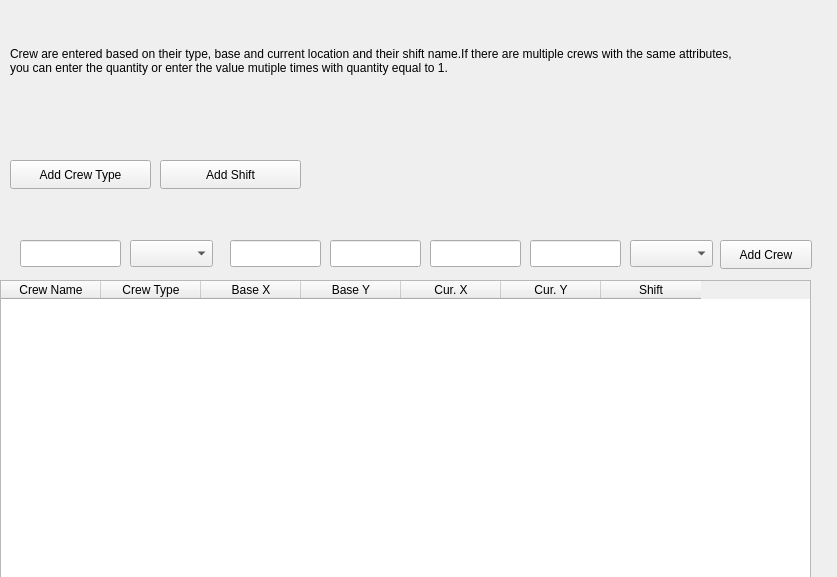
<?xml version="1.0" encoding="UTF-8"?>
<ui version="4.0">
 <class>crew_window</class>
 <widget class="QWidget" name="crew_window">
  <property name="windowModality">
   <enum>Qt::ApplicationModal</enum>
  </property>
  <property name="geometry">
   <rect>
    <x>0</x>
    <y>0</y>
    <width>837</width>
    <height>577</height>
   </rect>
  </property>
  <property name="windowTitle">
   <string>Crew</string>
  </property>
  <widget class="QPushButton" name="Add_crew_button">
   <property name="geometry">
    <rect>
     <x>720</x>
     <y>240</y>
     <width>92</width>
     <height>29</height>
    </rect>
   </property>
   <property name="text">
    <string>Add Crew</string>
   </property>
  </widget>
  <widget class="QWidget" name="horizontalLayoutWidget">
   <property name="geometry">
    <rect>
     <x>0</x>
     <y>280</y>
     <width>811</width>
     <height>301</height>
    </rect>
   </property>
   <layout class="QHBoxLayout" name="horizontalLayout">
    <item>
     <widget class="QTableWidget" name="crew_table">
      <property name="enabled">
       <bool>true</bool>
      </property>
      <column>
       <property name="text">
        <string>Crew Name</string>
       </property>
      </column>
      <column>
       <property name="text">
        <string>Crew Type</string>
       </property>
      </column>
      <column>
       <property name="text">
        <string>Base X</string>
       </property>
      </column>
      <column>
       <property name="text">
        <string>Base Y</string>
       </property>
      </column>
      <column>
       <property name="text">
        <string>Cur. X</string>
       </property>
      </column>
      <column>
       <property name="text">
        <string>Cur. Y</string>
       </property>
      </column>
      <column>
       <property name="text">
        <string>Shift</string>
       </property>
      </column>
     </widget>
    </item>
   </layout>
  </widget>
  <widget class="QLabel" name="label">
   <property name="geometry">
    <rect>
     <x>10</x>
     <y>20</y>
     <width>741</width>
     <height>81</height>
    </rect>
   </property>
   <property name="text">
    <string>Crew are entered based on their type, base and current location and their shift name.If there are multiple crews with the same attributes, you can enter the quantity or enter the value mutiple times with quantity equal to 1.</string>
   </property>
   <property name="scaledContents">
    <bool>false</bool>
   </property>
   <property name="wordWrap">
    <bool>true</bool>
   </property>
  </widget>
  <widget class="QPushButton" name="add_crew_type_button">
   <property name="geometry">
    <rect>
     <x>10</x>
     <y>160</y>
     <width>141</width>
     <height>29</height>
    </rect>
   </property>
   <property name="text">
    <string>Add Crew Type</string>
   </property>
  </widget>
  <widget class="QPushButton" name="add_shift_button">
   <property name="geometry">
    <rect>
     <x>160</x>
     <y>160</y>
     <width>141</width>
     <height>29</height>
    </rect>
   </property>
   <property name="text">
    <string>Add Shift</string>
   </property>
  </widget>
  <widget class="QLineEdit" name="Crew_name_text">
   <property name="geometry">
    <rect>
     <x>20</x>
     <y>240</y>
     <width>101</width>
     <height>27</height>
    </rect>
   </property>
   <property name="text">
    <string/>
   </property>
  </widget>
  <widget class="QLineEdit" name="base_x_text">
   <property name="geometry">
    <rect>
     <x>230</x>
     <y>240</y>
     <width>91</width>
     <height>27</height>
    </rect>
   </property>
  </widget>
  <widget class="QLineEdit" name="base_y_text">
   <property name="geometry">
    <rect>
     <x>330</x>
     <y>240</y>
     <width>91</width>
     <height>27</height>
    </rect>
   </property>
  </widget>
  <widget class="QLineEdit" name="cur_x_text">
   <property name="geometry">
    <rect>
     <x>430</x>
     <y>240</y>
     <width>91</width>
     <height>27</height>
    </rect>
   </property>
  </widget>
  <widget class="QLineEdit" name="cur_y_text">
   <property name="geometry">
    <rect>
     <x>530</x>
     <y>240</y>
     <width>91</width>
     <height>27</height>
    </rect>
   </property>
  </widget>
  <widget class="QComboBox" name="crew_type_combo">
   <property name="geometry">
    <rect>
     <x>130</x>
     <y>240</y>
     <width>83</width>
     <height>27</height>
    </rect>
   </property>
  </widget>
  <widget class="QComboBox" name="shift_combo">
   <property name="geometry">
    <rect>
     <x>630</x>
     <y>240</y>
     <width>83</width>
     <height>27</height>
    </rect>
   </property>
  </widget>
 </widget>
 <resources/>
 <connections/>
</ui>
